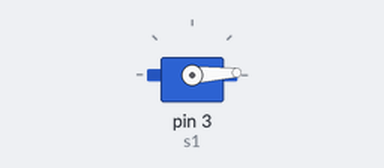
A sketch run on a simulated Arduino Uno, built with avr-gcc and run on an emulated ATmega328P. On the bench: servo.

Above: at 0.05 s.
At 1.3 s:
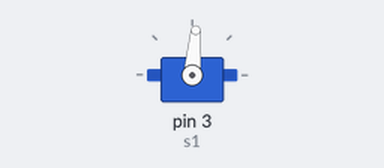
At 2.6 s:
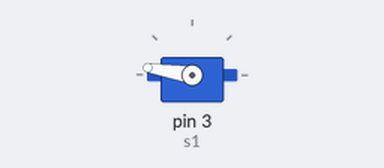
At 5.2 s:
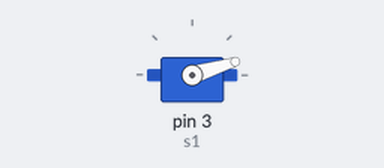
Timing chart, 0 to 7.1 s (numbered marks = the images above):
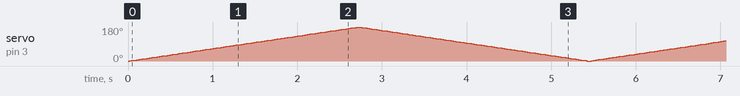

The sketch:

sketch_servo_position_scanning.ino
```cpp
#include <Servo.h>

Servo s1;

void setup() {
  s1.attach(3);
}

void loop() {
  for (int i = 0; i < 180; i++) {
    s1.write(i);
    delay(15);
  }

  for (int i = 180; i > -1; i--) {
    s1.write(i);
    delay(15);
  }
}
```
